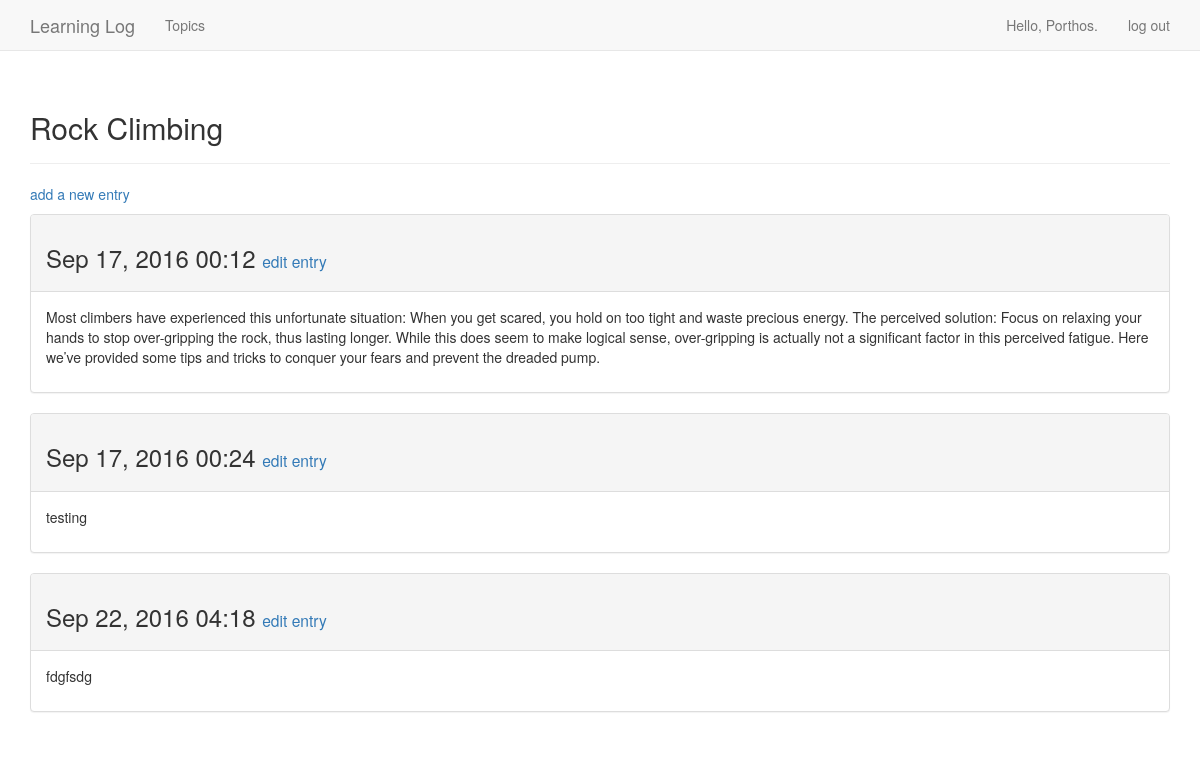
The page /topics/2/ (signed in) on the database its author committed.
### learning_logs/models.py (models this page shows, shortened)
class Topic(models.Model):
    text = models.CharField(max_length = 200)
    date_added = models.DateTimeField(auto_now_add = True)
    owner = models.ForeignKey(User)
    def __unicode__(self):
        return self.text

class Entry(models.Model):
    topic = models.ForeignKey(Topic)
    text = models.TextField()
    date_added = models.DateTimeField(auto_now_add = True)
    class Meta:
        verbose_name_plural = 'entries'

### learning_logs/views.py (the view)
# urls.py: url(r'^topics/(?P<topic_id>\d+)/$', views.topic, name = 'topic'),
@login_required
def topic(request, topic_id):
    topic = Topic.objects.get(id = topic_id)
    if topic.owner != request.user:
        raise Http404
    entries = topic.entry_set.order_by('date_added')
    context = {'topic': topic, 'entries': entries}
    return render(request, 'learning_logs/topic.html', context)

### learning_logs/templates/learning_logs/topic.html
{% extends 'learning_logs/base.html' %}
{% block header %}
    <h2> {{topic}} </h2>
{% endblock header %}
{% block content %}
<p>
    <a href= "{% url 'learning_logs:new_entry' topic.id %}">add a new entry</a>
</p>
{% for entry in entries %}
    <div class= "panel panel-default">
        <div class= "panel-heading">
            <h3>
                {{entry.date_added|date:'M d, Y H:i'}}
                <small>
                <a href="{% url 'learning_logs:edit_entry' entry.id %}">
                    edit entry</a>
                </small>
            </h3>
        </div>
        <div class= "panel-body">
            {{ entry.text|linebreaks}}
        </div>
    </div>
{% empty %}
    <li>
        There are no entries for this topic yet.
    </li>
{% endfor %}
{% endblock content %}

### learning_logs/templates/learning_logs/base.html (shortened to what this page needs)
{% load bootstrap3 %}
<!DOCTYPE html>
<html lang = "en">
    <head>
        {% bootstrap_css %}
    </head>
<body>
<nav class = "navbar navbar-default navbar-static-top">
    <div class = "container">
        <div class = "navbar-header">
            <a class = "navbar-brand" href = "{% url 'learning_logs:index' %}">
                Learning Log
            </a>
        </div>
        <div id = "navbar" class = "navbar-collapse collapse">
            <ul class = "nav navbar-nav">
                <li><a href = "{%url 'learning_logs:topics' %}">Topics</a></li>
            </ul>
            <ul class = "nav navbar-nav navbar-right">
                {% if user.is_authenticated %}
                    <li><a>Hello, {{ user.username}}.</a></li>
                    <li><a href = "{% url 'users:logout' %}">log out</a></li>
                {% else %}
                    <li><a href= "{% url 'users:register' %}">register</a></li>
                    <li><a href= "{% url 'users:login' %}">log in</a></li>
                {% endif %}
            </ul>
        </div>
    </div>
</nav>
<div class = "container">
    <div class = "page-header">
        {% block header %} {% endblock %}
    </div>
    <div>
        {% block content %} {% endblock %}
    </div>
</div>
</body>
</html>

### rows shown on the page
Topic: text "Rock Climbing"
Entry: date_added "Sep 17, 2016 00:12", text "Most climbers have experienced this unfortunate situation: When you get scared, you hold on too tight and waste precious energy. The perceived solution: Focus on relaxing your hands to stop over-gripping the rock, thus lasting longer. While this does seem to make logical sense, over-gripping is actually not a significant factor in this perceived fatigue. Here we’ve provided some tips and tricks to conquer your fears and prevent the dreaded pump."
Entry: date_added "Sep 17, 2016 00:24", text "testing"
Entry: date_added "Sep 22, 2016 04:18", text "fdgfsdg"

### other values the page prints
{{ user.username }} "Porthos"
